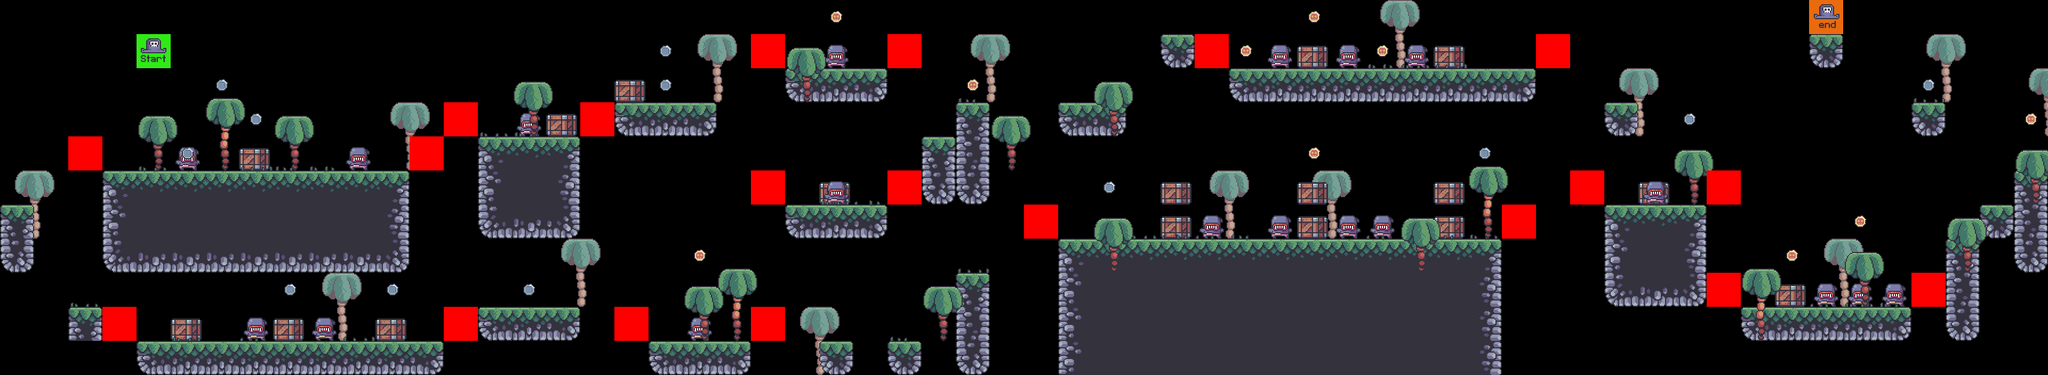

The image is a tile-based game level rendered from a .tmx file. Its description and source (layers, tilesets, objects; grid data summarised) follow:
An orthogonal 60x11 tile map with 64x64 px tiles, 9 tile layers (bg_palm, terrain, crates, grass, ...), 7 tilesets.

<map version="1.10" tiledversion="1.10.2" orientation="orthogonal" renderorder="right-down" width="60" height="11" tilewidth="64" tileheight="64" infinite="0" nextlayerid="10" nextobjectid="1">
 <editorsettings>
  <export target="../1/level_1.csv" format="csv" />
 </editorsettings>
 <tileset firstgid="1" source="../tilesets/terrain_tiles.tsx" />
 <tileset firstgid="17" source="../tilesets/coin_tiles.tsx" />
 <tileset firstgid="19" source="../tilesets/grass_tiles.tsx" />
 <tileset firstgid="24" source="../tilesets/palms.tsx" />
 <tileset firstgid="27" source="../tilesets/crates.tsx" />
 <tileset firstgid="28" source="../tilesets/player_tiles.tsx" />
 <tileset firstgid="30" source="../tilesets/enemy_tile.tsx" />
 <layer id="5" name="bg_palm" width="60" height="11">
  <data>[660 cells, 14 non-empty, 1 distinct tile ids]</data>
 </layer>
 <layer id="1" name="terrain" width="60" height="11">
  <data>[660 cells, 161 non-empty, 16 distinct tile ids]</data>
 </layer>
 <layer id="6" name="crates" width="60" height="11">
  <data>[660 cells, 17 non-empty, 1 distinct tile ids]</data>
 </layer>
 <layer id="3" name="grass" width="60" height="11">
  <data>[660 cells, 30 non-empty, 5 distinct tile ids]</data>
 </layer>
 <layer id="8" name="enemies" width="60" height="11">
  <data>[660 cells, 19 non-empty, 1 distinct tile ids]</data>
 </layer>
 <layer id="4" name="fg_palm" width="60" height="11">
  <data>[660 cells, 18 non-empty, 2 distinct tile ids]</data>
 </layer>
 <layer id="9" name="constraints" width="60" height="11">
  <data>[660 cells, 20 non-empty, 1 distinct tile ids]</data>
 </layer>
 <layer id="2" name="coins" width="60" height="11">
  <data>[660 cells, 22 non-empty, 2 distinct tile ids]</data>
 </layer>
 <layer id="7" name="player" width="60" height="11">
  <data>[660 cells, 2 non-empty, 2 distinct tile ids]</data>
 </layer>
</map>
